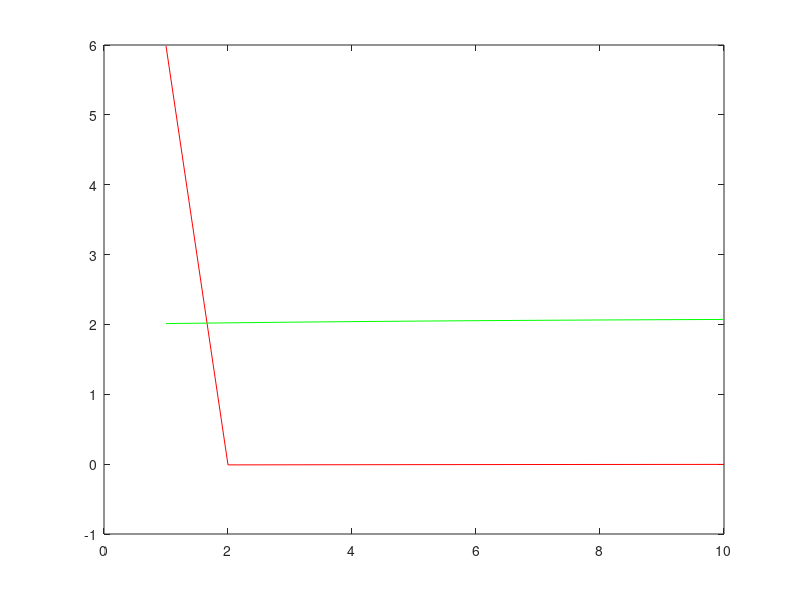

Write the MATLAB code that produced this figure.
x0=2;
x1=8;
e=0.001;
n=10;
f0=(x0*x0*x0)-(2*x0)-5;
f1=(x1*x1*x1)-(2*x1)-5;
j=1;
k=1;
x5=x1;
printf('iter   x0         x1         x2           f(x0)          f(x1)         f(x2)            error        \n'); 
 
 for (i=1:n)
    x2=((x0*f1)-(x1*f0))/(f1-f0);
    f2=(x2*x2*x2)-(2*x2)-5;
    error=x5-x2;
       printf('%d    %f   %f   %f     %f     %f      %f       %f  \n',i,x0,x1,x2,f0,f1,f2,error);     
  if(abs(f2)<e)     
     break;
  end
 if(f2<0 && f0>0 || f2>0 && f0<0)
        x1=x2;
        f1=f2;
        x5=x1;
    else
        x0=x2;
        f0=f2;
        x5=x0;
    end
     x3(j)=x2;
    j=j+1;
    x4(k)=error;
    k=k+1;
end
Root=x2
plot(x4,'r',x3,'g')
